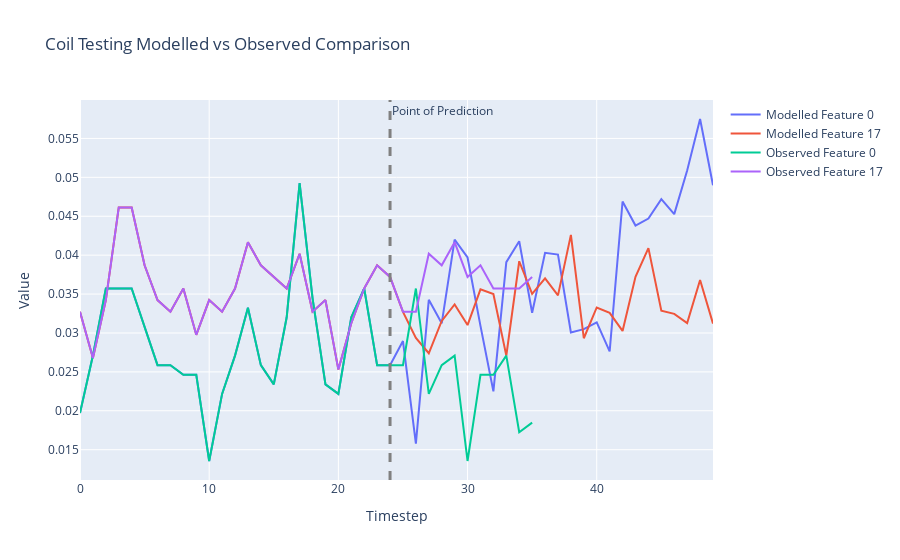

The code cell stored with this chart in its notebook:
### Code cell
states = []
# Select the batch we want to make predictions for
batch = 56

# After what step do we want the coil to start making its own predictions?
prediction_step = 24

# What features do we want to plot?
feature_sel = [0,17]

# Grab starting state tensor
state_tensor = X[:,0,:]

# How many steps do we want to run the coil overall?
max_steps = 50

states.append(state_tensor[batch,feature_sel])
batch_size = X.shape[0]
transition_tensor = torch.softmax(torch.zeros(batch_size, n_features, n_features), dim = 1).to("cuda")
for step_state in range(1,max_steps):
    state_tensor, transition_tensor = model.step_coil(state_tensor, transition_tensor)
    if step_state <= prediction_step:
        state_tensor = X[:,step_state,:]
    states.append(state_tensor[batch,feature_sel])
    print(sum(state_tensor[batch,:]))
    
# Move state dynamics to CPU
data = [row.to('cpu').detach().numpy() for row in states]
traces = list(zip(*data))

# Create the figure and add traces
fig = go.Figure()

# Plotting
for i, trace in enumerate(traces):
    model_trace = go.Scatter(y=trace, mode='lines', name=f'Modelled Feature {feature_sel[i]}')
    fig.add_trace(model_trace)
    
    
# Get observed data to CPU and plot
data = X[batch,:,feature_sel].to('cpu')
# Transpose the data to get 5 traces
traces = list(zip(*data))

# Plotting
for i, trace in enumerate(traces):
    obs_trace = go.Scatter(y=trace, mode='lines', name=f'Observed Feature {feature_sel[i]}')
    fig.add_trace(obs_trace)
    
# Add Line highlighting when the coil becomes responsible for its own predictions
fig.add_vline(x=prediction_step, line_width=3, line_dash="dash", line_color="grey", annotation_text='Point of Prediction')    

# Add title and labels
fig.update_layout(title=f'Coil Testing Modelled vs Observed Comparison',
                    xaxis_title='Timestep',
                    yaxis_title='Value')

# Show the figure
fig.show()

### Figure 1 — Plotly figure (JSON) as saved in the notebook; plotly's stock layout.template omitted (floating-point values rounded to 4 significant figures)
{"data": [{"mode": "lines", "name": "Modelled Feature 0", "type": "scatter", "y": [0.0197, 0.02709, 0.03571, 0.03571, 0.03571, 0.03079, 0.02586, 0.02586, 0.02463, 0.02463, 0.01355, 0.02217, 0.02709, 0.03325, 0.02586, 0.0234, 0.03202, 0.04926, 0.03448, 0.0234, 0.02217, 0.03202, 0.03571, 0.02586, 0.02586, 0.02896, 0.01579, 0.03426, 0.03124, 0.04199, 0.0397, 0.03091, 0.0225, 0.03911, 0.04178, 0.0326, 0.0403, 0.04007, 0.03007, 0.0305, 0.03136, 0.02764, 0.0469, 0.0438, 0.0447, 0.0472, 0.04527, 0.05087, 0.0575, 0.04899]}, {"mode": "lines", "name": "Modelled Feature 17", "type": "scatter", "y": [0.03274, 0.02679, 0.03423, 0.04613, 0.04613, 0.03869, 0.03423, 0.03274, 0.03571, 0.02976, 0.03423, 0.03274, 0.03571, 0.04167, 0.03869, 0.0372, 0.03571, 0.04018, 0.03274, 0.03423, 0.0253, 0.03125, 0.03571, 0.03869, 0.0372, 0.0327, 0.02936, 0.02739, 0.03154, 0.03366, 0.03101, 0.03561, 0.035, 0.02709, 0.03922, 0.03503, 0.03701, 0.03483, 0.04261, 0.02932, 0.03328, 0.03259, 0.03027, 0.03722, 0.0409, 0.03286, 0.03246, 0.03128, 0.03682, 0.0312]}, {"mode": "lines", "name": "Observed Feature 0", "type": "scatter", "y": [0.0197, 0.02709, 0.03571, 0.03571, 0.03571, 0.03079, 0.02586, 0.02586, 0.02463, 0.02463, 0.01355, 0.02217, 0.02709, 0.03325, 0.02586, 0.0234, 0.03202, 0.04926, 0.03448, 0.0234, 0.02217, 0.03202, 0.03571, 0.02586, 0.02586, 0.02586, 0.03571, 0.02217, 0.02586, 0.02709, 0.01355, 0.02463, 0.02463, 0.02709, 0.01724, 0.01847]}, {"mode": "lines", "name": "Observed Feature 17", "type": "scatter", "y": [0.03274, 0.02679, 0.03423, 0.04613, 0.04613, 0.03869, 0.03423, 0.03274, 0.03571, 0.02976, 0.03423, 0.03274, 0.03571, 0.04167, 0.03869, 0.0372, 0.03571, 0.04018, 0.03274, 0.03423, 0.0253, 0.03125, 0.03571, 0.03869, 0.0372, 0.03274, 0.03274, 0.04018, 0.03869, 0.04167, 0.0372, 0.03869, 0.03571, 0.03571, 0.03571, 0.0372]}], "layout": {"annotations": [{"showarrow": false, "text": "Point of Prediction", "x": 24, "xanchor": "left", "xref": "x", "y": 1, "yanchor": "top", "yref": "y domain"}], "shapes": [{"line": {"color": "grey", "dash": "dash", "width": 3}, "type": "line", "x0": 24, "x1": 24, "xref": "x", "y0": 0, "y1": 1, "yref": "y domain"}], "title": {"text": "Coil Testing Modelled vs Observed Comparison"}, "xaxis": {"title": {"text": "Timestep"}}, "yaxis": {"title": {"text": "Value"}}}}
